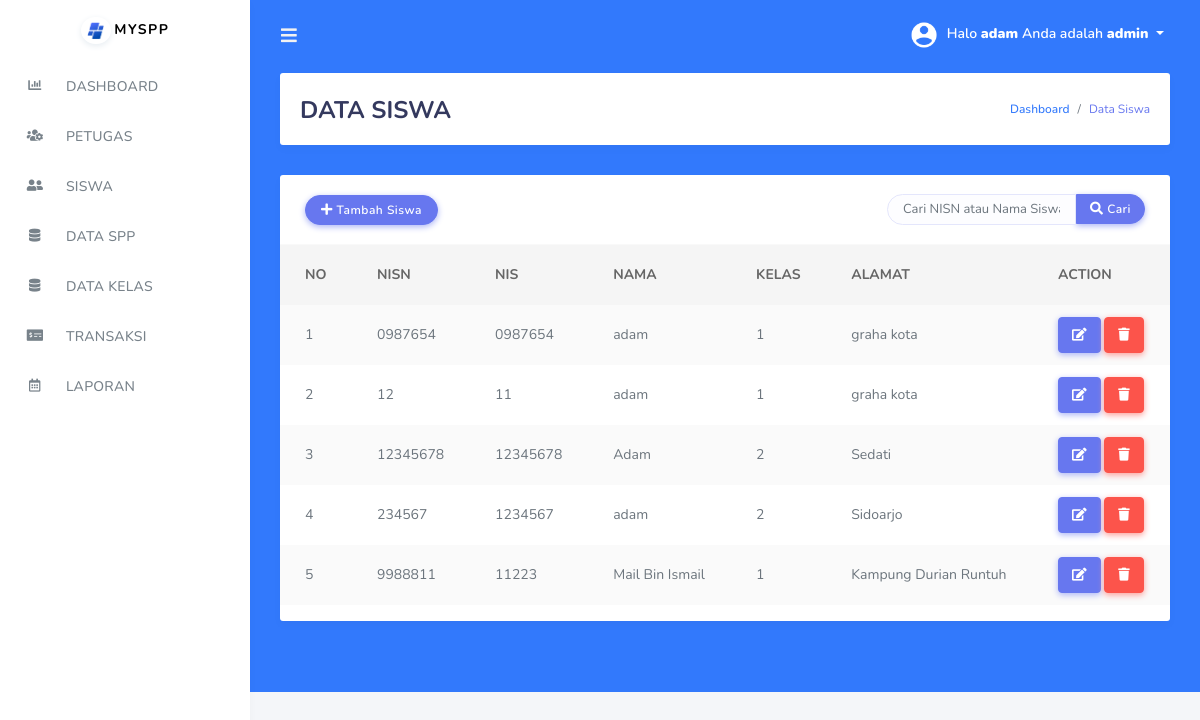
The app's page /siswa.php (signed in) with its own data.
### tables this page shows
CREATE TABLE `siswa` (
  `nisn` varchar(11) NOT NULL,
  `nis` varchar(11) NOT NULL,
  `nama` varchar(35) NOT NULL,
  `id_kelas` int(11) NOT NULL,
  `alamat` text NOT NULL,
  `id_spp` int(11) NOT NULL
);

CREATE TABLE `kelas` (
  `id_kelas` int(11) NOT NULL,
  `nama_kelas` varchar(10) NOT NULL,
  `kategori` varchar(50) NOT NULL
);

### siswa.php (the view, shortened to what this page needs)
<?php
include('koneksi.php');
if (isset($_GET['keyword']) && !empty($_GET['keyword'])) {
    $keyword = $_GET['keyword'];
    $query = "SELECT * FROM siswa,kelas,spp WHERE siswa.id_kelas=kelas.id_kelas AND siswa.id_spp=spp.id_spp AND (nisn LIKE '%$keyword%' OR nama LIKE '%$keyword%') ORDER BY nisn ASC";
} else {
    $query = "SELECT * FROM siswa,kelas,spp WHERE siswa.id_kelas=kelas.id_kelas AND siswa.id_spp=spp.id_spp ORDER BY nisn ASC";
}
$result = mysqli_query($koneksi, $query);
?>
<?php
include('tampilan/header.php');
include('tampilan/sidebar.php');
?>
<!DOCTYPE html>
<html>
<head>
    <link href="assets/vendor/aos/aos.css" rel="stylesheet">
    <link href="css/scroll-bar.css" rel="stylesheet">
</head>
<body>
    <div class="main-content bg-primary">
        <section class="section">
            <div class="section-header" data-aos="zoom-out" data-aos-offset="250">
                <h1>DATA SISWA</h1>
                <div class="section-header-breadcrumb">
                    <div class="breadcrumb-item active"><a href="dashboard.php">Dashboard</a></div>
                    <div class="breadcrumb-item text-primary">Data Siswa</div>
                </div>
            </div>
            <div class="row">
                <div class="col-md-12">
                    <div class="card">
                        <div class="card-header" data-aos="fade-left" data-aos-delay="400">
                            <a href="tambah_siswa.php" class="btn btn-primary"><i class="fas fa-plus"></i> Tambah
                                Siswa</a>
                            <div class="card-header-form">
                                <form method="GET" action="">
                                    <div class="input-group">
                                        <input type="text" class="form-control" name="keyword"
                                            placeholder="Cari NISN atau Nama Siswa"
                                            value="<?php echo isset($_GET['keyword']) ? $_GET['keyword'] : ''; ?>">
                                        <div class="input-group-btn">
                                            <button class="btn btn-primary" type="submit"><i class="fas fa-search"></i>
                                                Cari</button>
                                        </div>
                                    </div>
                                </form>
                            </div>
                        </div>
                        <div class="card-body p-0" data-aos="fade-in" data-aos-delay="300">
                            <div class="table-responsive">
                                <table class="table table-striped">
                                    <thead>
                                        <tr>
                                            <th>NO</th>
                                            <th>NISN</th>
                                            <th>NIS</th>
                                            <th>NAMA</th>
                                            <th>KELAS</th>
                                            <th>ALAMAT</th>
                                            <th>ACTION</th>
                                        </tr>
                                    </thead>
                                    <tbody>
                                        <?php
                                        $no = 1;
                                        while ($row = mysqli_fetch_assoc($result)) {
                                            ?>
                                            <tr>
                                                <td>
                                                    <?php echo $no; ?>
                                                </td>
                                                <td>
                                                    <?php echo $row['nisn']; ?>
                                                </td>
                                                <td>
                                                    <?php echo $row['nis']; ?>
                                                </td>
                                                <td>
                                                    <?php echo $row['nama']; ?>
                                                </td>
                                                <td>
                                                    <?php echo $row['nama_kelas']; ?>
                                                </td>
                                                <td>
                                                    <?php echo $row['alamat']; ?>
                                                </td>
                                                <td>
                                                    <a href="edit_siswa.php?id=<?php echo $row['nisn']; ?>"
                                                        class="btn btn-primary"><i class="fas fa-edit"></i></a>
                                                    <a href="proses_hapussiswa.php?id=<?php echo $row['nisn']; ?>"
                                                        class="btn btn-danger"
                                                        onClick="return confirm('Anda yakin akan menghapus data ini?')"><i
                                                            class="fas fa-trash"></i></a>
                                                </td>
                                            </tr>
                                            <?php
                                            $no++;
                                        }
                                        ?>
                                    </tbody>
                                </table>
                            </div>
                        </div>
                    </div>
                </div>
            </div>
        </section>
    </div>
</body>
</html>

### tampilan/header.php (shortened to what this page needs)
<!DOCTYPE html>
<html lang="en">
  <head>
  <link rel="stylesheet" href="bootstrap/bootstrap.min.css">
  <link rel="stylesheet" href="assets/fontawesome-free/css/all.css">
  <link href="assets/vendor/bootstrap-icons/bootstrap-icons.css" rel="stylesheet">
  <link rel="stylesheet" href="css/style.css">
  <link rel="stylesheet" href="css/components.css">
  </head>
  </html>

### tampilan/sidebar.php (shortened to what this page needs)
<?php
if ($_SESSION['level'] == "admin") {
  ?>
    <body>
      <div id="app">
        <div class="main-wrapper">
          <nav class="navbar navbar-expand-lg main-navbar">
            <form class="form-inline mr-auto">
              <ul class="navbar-nav mr-3">
                <li><a href="#" data-toggle="sidebar" class="nav-link nav-link-lg"><i class="fas fa-bars"></i></a></li>
              </ul>
            </form>
            <ul class="navbar-nav navbar-right">
              <li class="dropdown"><a href="#" data-toggle="dropdown"
                  class="nav-link dropdown-toggle nav-link-lg nav-link-user">
                  <img alt="image" src="assets/img/user3.png" class="rounded-circle mr-1">
                  Halo <b>
                    <?php echo $_SESSION['username']; ?>
                  </b> Anda adalah <b>
                    <?php echo $_SESSION['level']; ?>
                  </b></a>
              </li>
            </ul>
          </nav>
          <div class="main-sidebar">
            <aside id="sidebar-wrapper">
              <div class="sidebar-brand">
                <img src="assets/img/myspp-logo.png" width="30" class="shadow-light rounded-circle">
                <a class="text">MySPP</a>
              </div>
              <ul class="sidebar-menu">
                <li>
                  <a href="dashboard.php" class="nav-link"><i class="	fas fa-chart-bar"></i><span>DASHBOARD</span></a>
                </li>
                <li><a class="nav-link" href="petugas.php"><i class="fas fa-users-cog"></i> <span>PETUGAS</span></a></li>
                <li><a class="nav-link" href="siswa.php"><i class="	fas fa-user-friends"></i> <span>SISWA</span></a></li>
                <li><a class="nav-link" href="spp.php"><i class="fas fa-database"></i> <span>DATA SPP</span></a></li>
                <li><a class="nav-link" href="kelas.php"><i class="fas fa-database"></i> <span>DATA KELAS</span></a></li>
                <li><a class="nav-link" href="transaksi.php"><i class="fas fa-money-check-alt"></i>
                    <span>TRANSAKSI</span></a></li>
                <li><a class="nav-link" href="laporan.php"><i class="far fa-calendar-alt"></i> <span>LAPORAN</span></a>
                </li>
            </aside>
          </div>
          <?php
} else if ($_SESSION['level'] == "petugas") {
  ?>
            <div id="app">
              <div class="main-wrapper">
                <div class="navbar-bg"></div>
                <nav class="navbar navbar-expand-lg main-navbar">
                  <form class="form-inline mr-auto">
                    <ul class="navbar-nav mr-3">
                      <li><a href="#" data-toggle="sidebar" class="nav-link nav-link-lg"><i class="fas fa-bars"></i></a>
                      </li>
                    </ul>
                  </form>
                  <ul class="navbar-nav navbar-right">
                    <li class="dropdown"><a href="#" data-toggle="dropdown"
                        class="nav-link dropdown-toggle nav-link-lg nav-link-user">
                        <img alt="image" src="assets/img/user3.png" class="rounded-circle mr-1">
                        Halo <b>
                        <?php echo $_SESSION['username']; ?>
                        </b> Anda adalah <b>
                        <?php echo $_SESSION['level']; ?>
                        </b></a>
                      <div class="dropdown-menu dropdown-menu-right">
                        <div class="dropdown-divider"></div>
                        <a href="logout.php" class="dropdown-item has-icon text-danger">
                          <i class="fas fa-sign-out-alt"></i> Logout
                        </a>
                      </div>
                    </li>
                  </ul>
                </nav>
                <div class="main-sidebar">
                  <aside id="sidebar-wrapper">
                    <div class="sidebar-brand">
                      <img src="assets/img/myspp-logo.png" width="30" class="shadow-light rounded-circle">
                      <a>MySPP</a>
                    </div>
                    <div class="sidebar-brand sidebar-brand-sm">
                      <img src="assets/img/myspp-logo.png" width="30" class="shadow-light rounded-circle">
                    </div>
                    <ul class="sidebar-menu">
                      <ul class="sidebar-menu">
                        <li>
                          <a href="dashboard.php" class="nav-link"><i
                              class="fas fa-chart-bar"></i><span>DASHBOARD</span></a>
                        </li>
                        <li><a class="nav-link" href="transaksi.php"><i class="fas fa-money-check-alt"></i>
                            <span>TRANSAKSI</span></a></li>
                        <li><a class="nav-link" href="laporan.php"><i class="far fa-calendar-alt"></i>
                            <span>LAPORAN</span></a></li>
                  </aside>
                </div>
              <?php
} else if ($_SESSION['level'] == "siswa") {
  ?>
                  <div id="app">
                    <div class="main-wrapper">
                      <div class="navbar-bg"></div>
                      <nav class="navbar navbar-expand-lg main-navbar">
                        <form class="form-inline mr-auto">
                          <ul class="navbar-nav mr-3">
                            <li><a href="#" data-toggle="sidebar" class="nav-link nav-link-lg"><i class="fas fa-bars"></i></a>
                            </li>
                          </ul>
                        </form>
                        <ul class="navbar-nav navbar-right">
                          <li class="dropdown"><a href="#" data-toggle="dropdown"
                              class="nav-link dropdown-toggle nav-link-lg nav-link-user">
                              <img alt="image" src="assets/img/user3.png" class="rounded-circle mr-1">
                              Halo <b>
                            <?php echo $_SESSION['username']; ?>
                              </b> Anda adalah <b>
                            <?php echo $_SESSION['level']; ?>
                              </b></a>
                            <div class="dropdown-menu dropdown-menu-right">
                              <div class="dropdown-divider"></div>
                              <a href="logout.php" class="dropdown-item has-icon text-danger">
                                <i class="fas fa-sign-out-alt"></i> Logout
                              </a>
                            </div>
                          </li>
                        </ul>
                      </nav>
                      <div class="main-sidebar">
                        <aside id="sidebar-wrapper">
                          <div class="sidebar-brand">
                            <img src="assets/img/myspp-logo.png" width="30" class="shadow-light rounded-circle">
                            <a>MySPP</a>
                          </div>
                          <div class="sidebar-brand sidebar-brand-sm">
                            <img src="assets/img/myspp-logo.png" width="30" class="shadow-light rounded-circle">
                          </div>
                          <ul class="sidebar-menu">
                            <ul class="sidebar-menu">
                              <li class="menu-header"></li>
                              <li><a class="nav-link" href="history.php"><i class="fas fa-file-invoice-dollar"></i>
                                  <span>HISTORY PEMBAYARAN</span></a></li>
                        </aside>
                      </div>
                    </div>
        </body>
        <script>
          var cursor = document.querySelector(".cursor");
          var cursor2 = document.querySelector(".cursor2");
          document.addEventListener("mousemove", function (e) {
            cursor.style.cssText = cursor2.style.cssText = "left: " + e.clientX + "px; top: " + e.clientY + "px;";
          });
        </script>
    <?php
} else {
  header("location:index.php?pesan=gagal");
}

### css/scroll-bar.css (style rules this page uses)
body { --sb-track-color: #3279fc; --sb-thumb-color: #ffffff; --sb-size: 13px; scrollbar-color: var(--sb-thumb-color) var(--sb-track-color); }

### records on screen
siswa: nisn "0987654", nis "0987654", nama "adam", id_kelas.nama_kelas "1", alamat "graha kota"
siswa: nisn "12", nis "11", nama "adam", id_kelas.nama_kelas "1", alamat "graha kota"
siswa: nisn "12345678", nis "12345678", nama "Adam", id_kelas.nama_kelas "2", alamat "Sedati"
siswa: nisn "234567", nis "1234567", nama "adam", id_kelas.nama_kelas "2", alamat "Sidoarjo"
siswa: nisn "9988811", nis "11223", nama "Mail Bin Ismail", id_kelas.nama_kelas "1", alamat "Kampung Durian Runtuh"

### other values on screen
$_SESSION['username'] "adam"
$_SESSION['level'] "admin"
